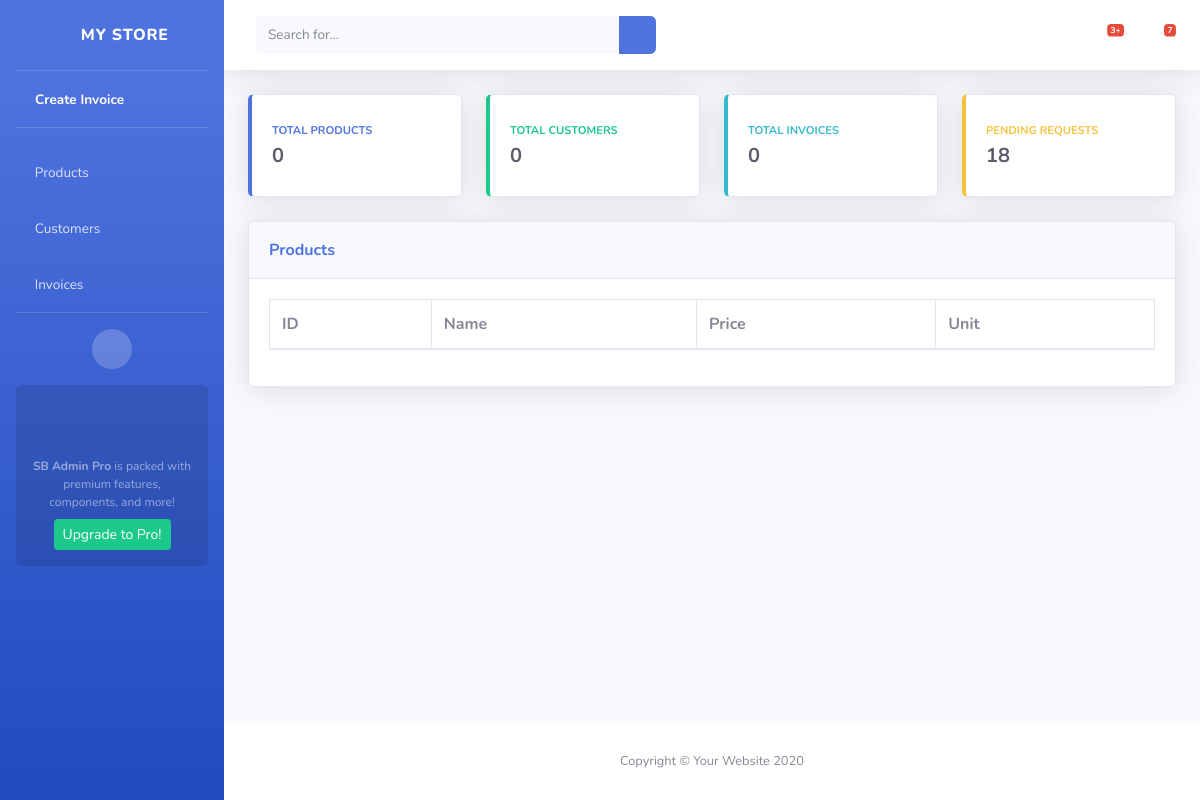
Page /view_product/ on the earlier database version.
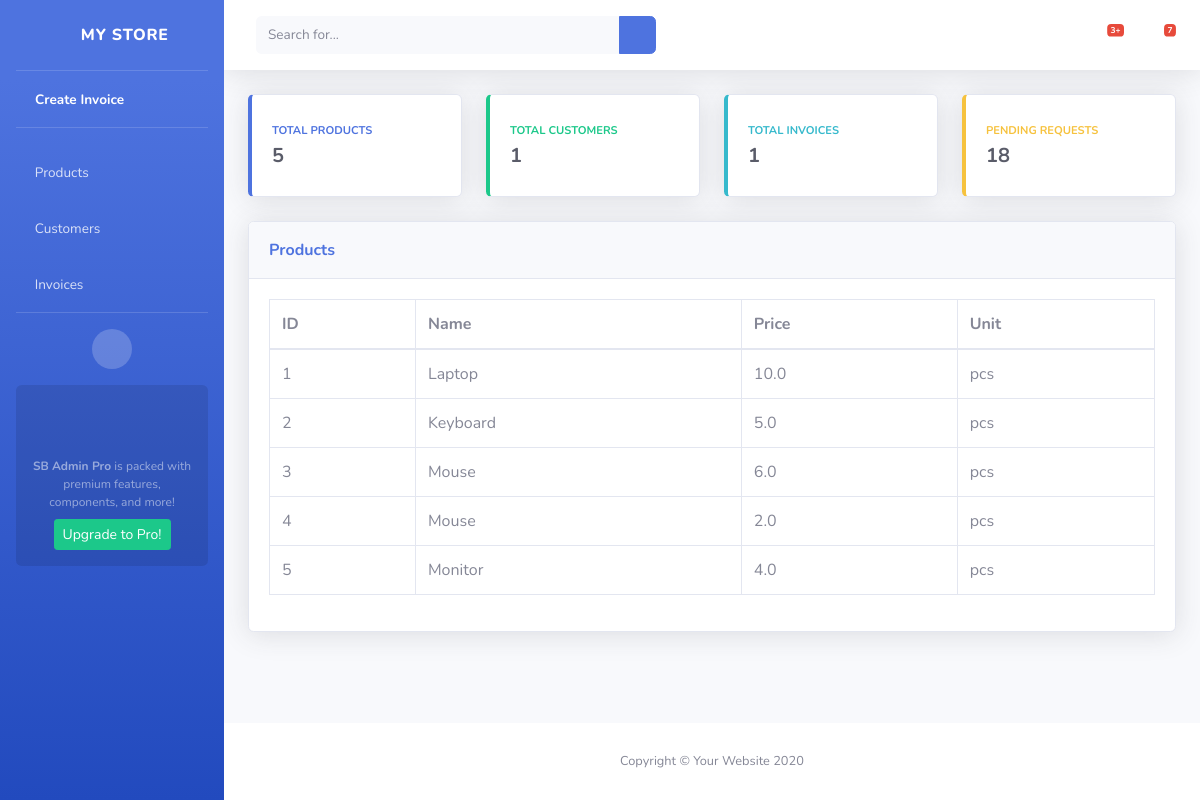
Same page on the later database version.
### invoice/models.py (models this page shows, shortened)
class Product(models.Model):
    product_name = models.CharField(max_length=255)
    product_price = models.FloatField()
    product_unit = models.CharField(max_length=255)

### invoice/views.py (the view)
# urls.py: path('view_product/', views.view_product, name='view_product'),
def view_product(request):
    total_product = Product.objects.count()
    total_customer = Customer.objects.count()
    total_invoice = Invoice.objects.count()
    product = Product.objects.all()
    context = {
        'total_product': total_product,
        'total_customer': total_customer,
        'total_invoice': total_invoice,
        'product': product,
    }
    return render(request, 'invoice/view_product.html', context)

### invoice/templates/invoice/view_product.html
{% extends "invoice/base/base.html" %}
{% block content %}
<div class="row">
    <div class="col-xl-12 col-lg-7">
        <div class="card shadow mb-4">
            <div class="card-header py-3 d-flex flex-row align-items-center justify-content-between">
                <label class="m-0 font-weight-bold text-primary">Products</label>
            </div>
            <div class="card-body">
                <div class="table-responsive">
                    <table class="table table-bordered" id="dataTable" width="100%" cellspacing="0">
                        <thead>
                            <tr>
                                <th>ID</th>
                                <th>Name</th>
                                <th>Price</th>
                                <th>Unit</th>
                            </tr>
                        </thead>
                        <tbody>
                            {% for i in product %}
                            <tr>
                                <td>{{i.id}}</td>
                                <td>{{i.product_name}}</td>
                                <td>{{i.product_price}}</td>
                                <td>{{i.product_unit}}</td>
                            </tr>
                            {% endfor %}
                        </tbody>
                    </table>
                </div>
            </div>
        </div>
    </div>
</div>
{% endblock %}

### invoice/templates/invoice/base/base.html (shortened to what this page needs)
<!DOCTYPE html>
<html lang="en">
{% load static %}
<head>
    <link href="{% static '/vendor/fontawesome-free/css/all.min.css' %}" rel="stylesheet" type="text/css">
    <link href="{% static '/css/sb-admin-2.min.css' %}" rel="stylesheet">
</head>
<body id="page-top">
    <div id="wrapper">
        <ul class="navbar-nav bg-gradient-primary sidebar sidebar-dark accordion" id="accordionSidebar">
            <a class="sidebar-brand d-flex align-items-center justify-content-center" href="{% url 'home' %}">
                <div class="sidebar-brand-icon rotate-n-15">
                    <i class="fas fa-laugh-wink"></i>
                </div>
                <div class="sidebar-brand-text mx-3">MY STORE</div>
            </a>
            <hr class="sidebar-divider my-0">
            <li class="nav-item active">
                <a class="nav-link" href="{% url 'create_invoice' %}">
                    <i class="fas fa-cash-register"></i>
                    <span>Create Invoice</span></a>
            </li>
            <hr class="sidebar-divider">
            <li class="nav-item">
                <a class="nav-link collapsed" href="#" data-toggle="collapse" data-target="#collapseTwo"
                    aria-expanded="true" aria-controls="collapseTwo">
                    <i class="fas fa-folder-open"></i>
                    <span>Products</span>
                </a>
            </li>
            <li class="nav-item">
                <a class="nav-link collapsed" href="#" data-toggle="collapse" data-target="#collapseUtilities"
                    aria-expanded="true" aria-controls="collapseUtilities">
                    <i class="fas fa-user-circle"></i>
                    <span>Customers</span>
                </a>
            </li>
            <li class="nav-item">
                <a class="nav-link collapsed" href="#" data-toggle="collapse" data-target="#collapsePages"
                    aria-expanded="true" aria-controls="collapsePages">
                    <i class="fas fa-cart-plus"></i>
                    <span>Invoices</span>
                </a>
            </li>
            <hr class="sidebar-divider">
            <div class="text-center d-none d-md-inline">
                <button class="rounded-circle border-0" id="sidebarToggle"></button>
            </div>
            <div class="sidebar-card">
                <p class="text-center mb-2"><strong>SB Admin Pro</strong> is packed with premium features, components, and more!</p>
                <a class="btn btn-success btn-sm" href="https://startbootstrap.com/theme/sb-admin-pro">Upgrade to Pro!</a>
            </div>
        </ul>
        <div id="content-wrapper" class="d-flex flex-column">
            <div id="content">
                <nav class="navbar navbar-expand navbar-light bg-white topbar mb-4 static-top shadow">
                    <form
                        class="d-none d-sm-inline-block form-inline mr-auto ml-md-3 my-2 my-md-0 mw-100 navbar-search">
                        <div class="input-group">
                            <input type="text" class="form-control bg-light border-0 small" placeholder="Search for..."
                                aria-label="Search" aria-describedby="basic-addon2">
                            <div class="input-group-append">
                                <button class="btn btn-primary" type="button">
                                    <i class="fas fa-search fa-sm"></i>
                                </button>
                            </div>
                        </div>
                    </form>
                    <ul class="navbar-nav ml-auto">
                        <li class="nav-item dropdown no-arrow mx-1">
                            <a class="nav-link dropdown-toggle" href="#" id="alertsDropdown" role="button"
                                data-toggle="dropdown" aria-haspopup="true" aria-expanded="false">
                                <i class="fas fa-bell fa-fw"></i>
                                <span class="badge badge-danger badge-counter">3+</span>
                            </a>
                        </li>
                        <li class="nav-item dropdown no-arrow mx-1">
                            <a class="nav-link dropdown-toggle" href="#" id="messagesDropdown" role="button"
                                data-toggle="dropdown" aria-haspopup="true" aria-expanded="false">
                                <i class="fas fa-envelope fa-fw"></i>
                                <span class="badge badge-danger badge-counter">7</span>
                            </a>
                        </li>
                    </ul>
                </nav>
                <div class="container-fluid">
                    <div class="row">
                        <div class="col-xl-3 col-md-6 mb-4">
                            <div class="card border-left-primary shadow h-100 py-2">
                                <div class="card-body">
                                    <div class="row no-gutters align-items-center">
                                        <div class="col mr-2">
                                            <div class="text-xs font-weight-bold text-primary text-uppercase mb-1">
                                                Total products
                                            </div>
                                            <div class="h5 mb-0 font-weight-bold text-gray-800">{{total_product}}</div>
                                        </div>
                                        <div class="col-auto">
                                            <i class="fas fa-calendar fa-2x text-gray-300"></i>
                                        </div>
                                    </div>
                                </div>
                            </div>
                        </div>
                        <div class="col-xl-3 col-md-6 mb-4">
                            <div class="card border-left-success shadow h-100 py-2">
                                <div class="card-body">
                                    <div class="row no-gutters align-items-center">
                                        <div class="col mr-2">
                                            <div class="text-xs font-weight-bold text-success text-uppercase mb-1">
                                                Total customers
                                            </div>
                                            <div class="h5 mb-0 font-weight-bold text-gray-800">{{total_customer}}</div>
                                        </div>
                                        <div class="col-auto">
                                            <i class="fas fa-dollar-sign fa-2x text-gray-300"></i>
                                        </div>
                                    </div>
                                </div>
                            </div>
                        </div>
                        <div class="col-xl-3 col-md-6 mb-4">
                            <div class="card border-left-info shadow h-100 py-2">
                                <div class="card-body">
                                    <div class="row no-gutters align-items-center">
                                        <div class="col mr-2">
                                            <div class="text-xs font-weight-bold text-info text-uppercase mb-1">Total invoices
                                            </div>
                                            <div class="row no-gutters align-items-center">
                                                <div class="col-auto">
                                                    <div class="h5 mb-0 mr-3 font-weight-bold text-gray-800">{{total_invoice}}</div>
                                                </div>
                                            </div>
                                        </div>
                                        <div class="col-auto">
                                            <i class="fas fa-clipboard-list fa-2x text-gray-300"></i>
                                        </div>
                                    </div>
                                </div>
                            </div>
                        </div>
                        <div class="col-xl-3 col-md-6 mb-4">
                            <div class="card border-left-warning shadow h-100 py-2">
                                <div class="card-body">
                                    <div class="row no-gutters align-items-center">
                                        <div class="col mr-2">
                                            <div class="text-xs font-weight-bold text-warning text-uppercase mb-1">
                                                Pending Requests
                                            </div>
                                            <div class="h5 mb-0 font-weight-bold text-gray-800">18</div>
                                        </div>
                                        <div class="col-auto">
                                            <i class="fas fa-comments fa-2x text-gray-300"></i>
                                        </div>
                                    </div>
                                </div>
                            </div>
                        </div>
                    </div>
                    {% block content %}
                    {% endblock %}
                </div>
            </div>
            <footer class="sticky-footer bg-white">
                <div class="container my-auto">
                    <div class="copyright text-center my-auto">
                        <span>Copyright &copy; Your Website 2020</span>
                    </div>
                </div>
            </footer>
        </div>
    </div>
</body>
</html>

Differences in the rows shown:
added Product: id "1", product_name "Laptop", product_price "10.0", product_unit "pcs"
added Product: id "2", product_name "Keyboard", product_price "5.0", product_unit "pcs"
added Product: id "3", product_name "Mouse", product_price "6.0", product_unit "pcs"
added Product: id "4", product_name "Mouse", product_price "2.0", product_unit "pcs"
added Product: id "5", product_name "Monitor", product_price "4.0", product_unit "pcs"
Other differences:
{{ total_product }}: "0" → "5"
{{ total_customer }}: "0" → "1"
{{ total_invoice }}: "0" → "1"
